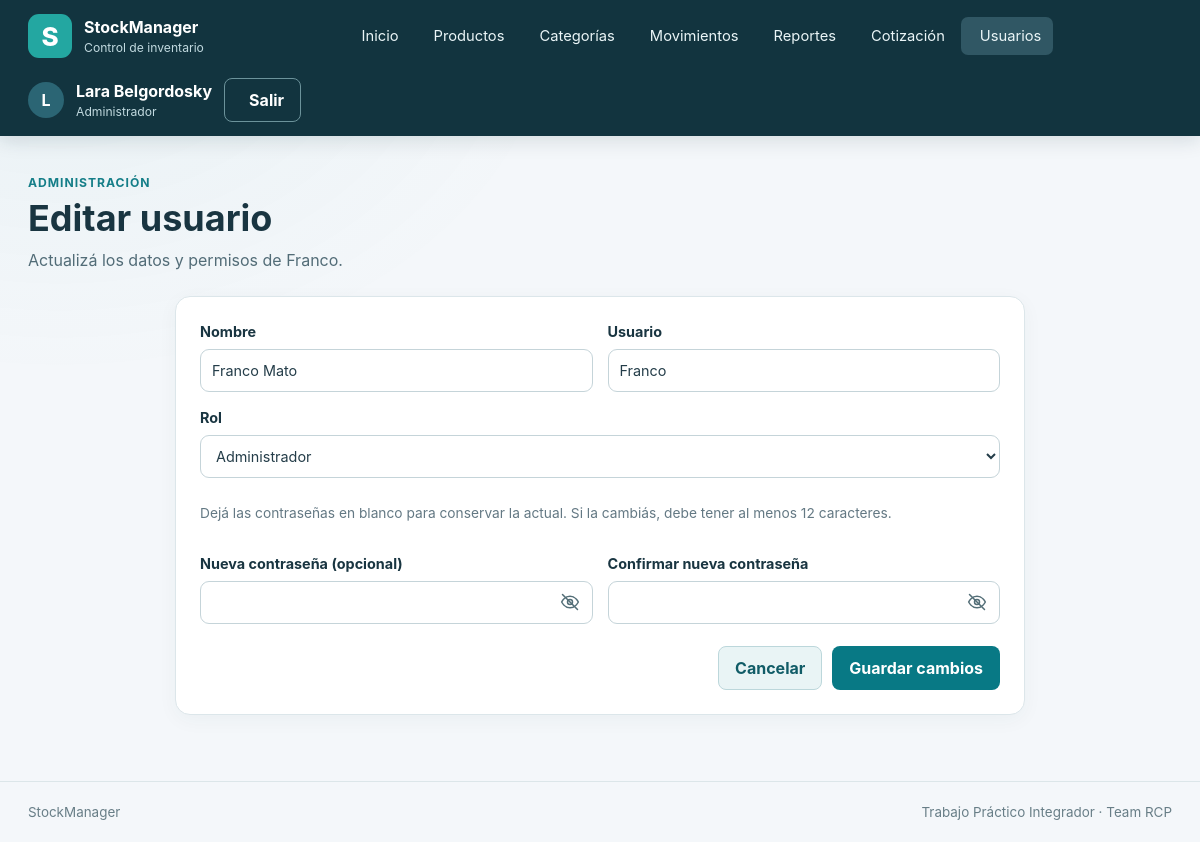
Screenshot of /usuarios/1/editar (signed in) with the database file from the repository.
### app/models.py (models this page shows)
class Usuario(db.Model):
    __tablename__ = "usuarios"
    __table_args__ = (
        db.Index(
            "idx_usuarios_correo_google",
            "correo_google",
            unique=True,
            sqlite_where=db.text("correo_google IS NOT NULL"),
        ),
        db.Index(
            "idx_usuarios_google_sub",
            "google_sub",
            unique=True,
            sqlite_where=db.text("google_sub IS NOT NULL"),
        ),
    )
    id = db.Column(db.Integer, primary_key=True)
    nombre = db.Column(db.Text, nullable=False)
    usuario = db.Column(db.Text, nullable=False, unique=True)
    password_hash = db.Column(db.Text, nullable=False)
    correo_google = db.Column(db.Text(collation="NOCASE"))
    google_sub = db.Column(db.Text)
    rol_id = db.Column(db.Integer, db.ForeignKey("roles.id", ondelete="RESTRICT"), nullable=False)
    activo = db.Column(db.Integer, nullable=False, default=1)
    creado_en = db.Column(db.Text, nullable=False, server_default=db.text("(strftime('%Y-%m-%dT%H:%M:%fZ', 'now'))"))
    rol = db.relationship("Rol")

class Rol(db.Model):
    __tablename__ = "roles"
    id = db.Column(db.Integer, primary_key=True)
    nombre = db.Column(db.Text, nullable=False, unique=True)
    descripcion = db.Column(db.Text, nullable=False)

### app/usuarios/routes.py (the view, shortened to what this page needs)
@bp.route("/<int:usuario_id>/editar", methods=["GET", "POST"])
@administrador_requerido
def editar(usuario_id):
    usuario = db.session.get(Usuario, usuario_id)
    if usuario is None:
        abort(404)
    roles = db.session.scalars(select(Rol).order_by(Rol.nombre)).all()
    return render_template("usuarios/editar.html", usuario=usuario, roles=roles)

### app/security.py (called while the page is built)
def csrf_token() -> str:
    if "csrf_token" not in session:
        session["csrf_token"] = secrets.token_urlsafe(32)
    return session["csrf_token"]

def validar_csrf() -> None:
    if request.method in {"POST", "PUT", "PATCH", "DELETE"}:
        actual = session.get("csrf_token", "")
        recibido = request.form.get("csrf_token", "")
        if not actual or not recibido or not hmac.compare_digest(actual, recibido):
            abort(400, description="Token CSRF inválido. Volvé a cargar el formulario.")

def login_requerido(func):
    @wraps(func)
    def wrapper(*args, **kwargs):
        if g.usuario is None:
            return redirect(url_for("auth.login"))
        return func(*args, **kwargs)
    return wrapper

def administrador_requerido(func):
    @wraps(func)
    @login_requerido
    def wrapper(*args, **kwargs):
        if g.usuario.rol.nombre != "administrador":
            abort(403)
        return func(*args, **kwargs)
    return wrapper

### app/templates/usuarios/editar.html (shortened to what this page needs)
{% extends 'base.html' %}
{% block contenido %}
<section class="page-heading">
  <div>
    <p class="eyebrow">Administración</p>
    <h1>Editar usuario</h1>
    <p class="page-lead">Actualizá los datos y permisos de {{ usuario.usuario }}.</p>
  </div>
</section>
<section class="form-page">
  <div class="panel">
    <form method="post" class="form-grid">
      <label>Nombre
        <input name="nombre" maxlength="120" value="{{ usuario.nombre }}" required>
      </label>
      <label>Usuario
        <input name="usuario" maxlength="32" value="{{ usuario.usuario }}" required>
      </label>
      <label class="field-span">Rol
        <select name="rol_id" required>
          {% for r in roles %}
          {% if r.nombre in ['administrador', 'encargado'] %}
          <option value="{{ r.id }}" {% if r.id == usuario.rol_id %}selected{% endif %}>{{ r.nombre|capitalize }}</option>
          {% endif %}
          {% endfor %}
        </select>
      </label>
      <div class="field-span">
        <p class="helper-text">Dejá las contraseñas en blanco para conservar la actual. Si la cambiás, debe tener al menos 12 caracteres.</p>
      </div>
      <label for="editar-password">Nueva contraseña (opcional)
        <span class="password-field">
          <input id="editar-password" type="password" name="password" minlength="12" autocomplete="new-password">
          <button class="password-toggle" type="button" aria-label="Mostrar contraseña"
                  aria-controls="editar-password" aria-pressed="false">
            <svg viewBox="0 0 24 24" aria-hidden="true" focusable="false">
              <path d="M2 12s3.6-7 10-7 10 7 10 7-3.6 7-10 7S2 12 2 12Z"></path>
              <circle cx="12" cy="12" r="3"></circle>
              <path class="password-toggle-slash" d="M3 3l18 18"></path>
            </svg>
          </button>
        </span>
      </label>
      <label for="editar-confirmacion">Confirmar nueva contraseña
        <span class="password-field">
          <input id="editar-confirmacion" type="password" name="confirmacion" minlength="12" autocomplete="new-password">
          <button class="password-toggle" type="button" aria-label="Mostrar contraseña"
                  aria-controls="editar-confirmacion" aria-pressed="false">
            <svg viewBox="0 0 24 24" aria-hidden="true" focusable="false">
              <path d="M2 12s3.6-7 10-7 10 7 10 7-3.6 7-10 7S2 12 2 12Z"></path>
              <circle cx="12" cy="12" r="3"></circle>
              <path class="password-toggle-slash" d="M3 3l18 18"></path>
            </svg>
          </button>
        </span>
      </label>
      <div class="form-actions field-span">
        <a class="button button--secondary" href="{{ url_for('usuarios.listar') }}">Cancelar</a>
        <button class="button button--primary" type="submit">Guardar cambios</button>
      </div>
    </form>
  </div>
</section>
{% endblock %}

### app/templates/base.html (shortened to what this page needs)
<!doctype html>
<html lang="es-AR">
<head>
  <link rel="stylesheet" href="{{ url_for('static', filename='css/styles.css') }}">
  <link rel="stylesheet" href="{{ url_for('static', filename='vendor/fontawesome/css/solid.min.css') }}">
  <link rel="stylesheet" href="{{ url_for('static', filename='vendor/sweetalert2/sweetalert2.min.css') }}">
</head>
<body>
  <header class="site-header">
    <div class="header-inner">
      <a class="brand" href="{{ url_for('main.inicio') }}" aria-label="StockManager, ir al inicio">
        <span class="brand-mark" aria-hidden="true">S</span>
        <span class="brand-copy">
          <strong>StockManager</strong>
          <small>Control de inventario</small>
        </span>
      </a>
      {% if g.usuario %}
      <nav class="main-nav" aria-label="Menú principal">
        <a href="{{ url_for('main.inicio') }}" ><span>Inicio</span></a>
        <a href="{{ url_for('productos.listar') }}" ><span>Productos</span></a>
        <a href="{{ url_for('categorias.listar') }}" ><span>Categorías</span></a>
        <a href="{{ url_for('movimientos.listar') }}" ><span>Movimientos</span></a>
        <a href="{{ url_for('reportes.inicio') }}" ><span>Reportes</span></a>
        {% if g.usuario.rol.nombre == 'administrador' %}
        <a href="{{ url_for('cotizaciones.inicio') }}"><span>Cotización</span></a>
        <a href="{{ url_for('usuarios.listar') }}" {% if request.endpoint and request.endpoint.startswith('usuarios.')
          %}aria-current="page" {% endif %}><span>Usuarios</span></a>
        {% endif %}
      </nav>
      <div class="user-menu">
        <span class="user-avatar" aria-hidden="true">{{ g.usuario.nombre[:1]|upper }}</span>
        <span class="user-details">
          <strong>{{ g.usuario.nombre }}</strong>
          <small>{{ g.usuario.rol.nombre|capitalize }}</small>
        </span>
        <form method="post" action="{{ url_for('auth.logout') }}">
          <button class="button button--quiet" type="submit"><span>Salir</span></button>
        </form>
      </div>
      {% endif %}
    </div>
  </header>
  <main class="page-shell">
    {% block contenido %}{% endblock %}
  </main>
  <footer class="site-footer">
    <span>StockManager</span>
    <span>Trabajo Práctico Integrador · Team RCP</span>
  </footer>
</body>
</html>

### rows the page displays
Usuario: usuario "L", usuario.nombre "Lara Belgordosky"
Rol: usuario.rol.nombre "Administrador"
Usuario: usuario "Franco", nombre "Franco Mato", rol_id "Administrador"
